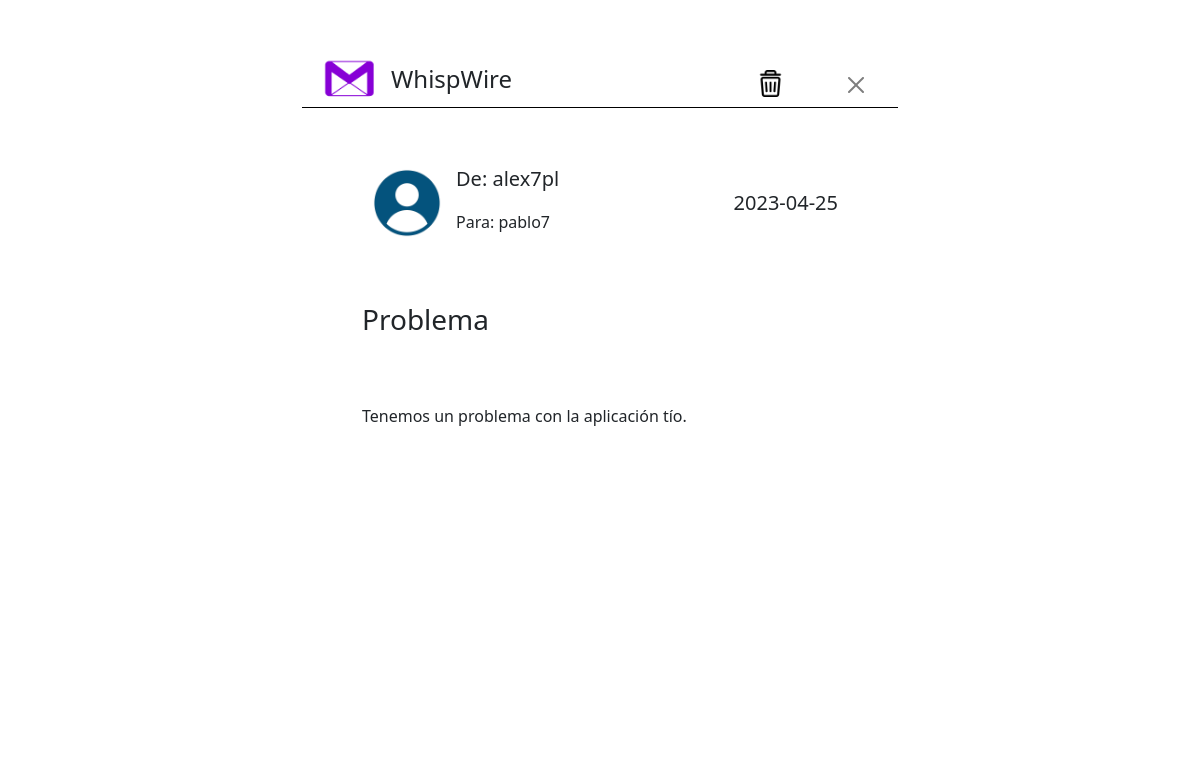
The app's page /code/correo.php?id=160 with its own data.
### tables this page shows
CREATE TABLE `mensajes` (
  `Id` int(6) NOT NULL,
  `Emisor` varchar(255) NOT NULL,
  `Receptor` varchar(255) NOT NULL,
  `Asunto` varchar(255) NOT NULL,
  `Mensaje` text NOT NULL,
  `Fecha` date NOT NULL,
  `Abierto` tinyint(1) NOT NULL
);

### code/funcionalidad.php (called while the page is built, shortened)
<?php
    function abrirMensajes($id, $marcarAbrir){
        $db = new mysqli('localhost', 'root', '', 'whispwire');
        $consultar = "SELECT * FROM `mensajes` WHERE `Id` = $id";
        $consulta = $db->query($consultar);
        $resultado = $consulta->fetch_assoc();
        return $resultado;
    }
?>

### code/correo.php (the view, shortened to what this page needs)
<!DOCTYPE html>
<html lang="en">
<head>
    <?php
      require 'funcionalidad.php';
      $idCorreo = $_GET['id'];
      $Abrir = $_GET['marcarAbrir'];
      $correo = abrirMensajes($idCorreo, $Abrir);
    ?>
    <link rel="stylesheet" type="text/css" href="../css/vist.css">
    <link href="https://cdn.jsdelivr.net/npm/bootstrap@5.3.0-alpha3/dist/css/bootstrap.min.css" rel="stylesheet">
</head>
<body>
  <div class="container-fluid">
    <div class="mt-3 row">
      <div class="container">
        <div class="bandejaCorreo">
          <div class="row align-items-center" id="navCorreo">
            <div class="col-md-auto col-lg-auto d-none d-md-block">
              <img src="../img/logo.png" class="img-fluid" alt="Logo" id="logo">
            </div>
            <div class="col-md-auto col-lg-auto">
              <h4 id="textoLogo">WhispWire</h4>
            </div>
            <div class="col align-self-end">
              <div class="d-flex justify-content-end align-items-end">
                <a href="borrarCorreo.php?id=<?php echo $idCorreo; ?>"><img src="../img/papelera.png" class="img-fluid" alt="papelera" id="papelera"></a>
                <div class="xCorreo">
                  <a href="bandejaDeEntrada.php?modo=recibidos"><button type="button" class="btn-close" aria-label="Close"></button></a>
                </div>
              </div>
            </div>
          </div>
          <div class="ms-5 container">
            <div class="mt-5 row align-items-center">
              <div class="col-md-auto col-lg-auto">
                <img src="../img/usuario.png" class="img-fluid" alt="Logo" id="imgUsuario">
              </div>
              <div class="mt-2 col-md-auto col-lg-auto">
                <p class="fs-5"><?php echo "De: ".$correo['Emisor']."<br>"; echo "<p>Para: ".$correo['Receptor']. "</p>"; ?></p>
              </div>
              <div class="me-5 col mt-3">
                <div class="me-5 d-flex justify-content-end align-items-end">
                <p class="fs-5" id="fechaCorreo"><?php echo $correo['Fecha'] ?></p>
                </div>
              </div>
            </div>
            <div class="mt-5 row align-items-center">
              <div class="col-md-auto col-lg-auto">
                <p class="fs-3"><?php echo $correo['Asunto']; ?></p>
              </div>
            </div>
            <div class="row align-items-center">
              <div class="col-sm-12 col-md-12 col-lg-12 col-xl-12">
                <div class="textoMensaje">
                  <p class="fs-6"><?php echo $correo['Mensaje']; ?></p>
                </div>
              </div>
            </div>
          </div>
        </div>
      </div>
    </div>
  </div>
</body>
</html>

### css/vist.css (style rules this page uses)
#logo { width: 55px; height: 55px; left: 10px; position: relative; }
#imgUsuario { width: 70px; height: 70px; left: 10px; position: relative; }
#papelera { width: 27px; height: 27px; margin-bottom: 10px; right: 60px; position: relative; }
#textoLogo { margin-top: 8px; position: relative; }
.bandejaCorreo { width: 50%; position: absolute; top: 50%; left: 50%; transform: translate(-50%, -50%); height: calc(100vh - 100px); overflow-y: auto; overflow-x: hidden; max-height: calc(100vh - 100px); background-color: white; border: 2px solid white; border-radius: 20px; }
.textoMensaje { max-width: 90%; max-height: 200px; white-space: pre-wrap; }
.xCorreo { margin-bottom: 8px; margin-right: 20px; }
#navCorreo { border-bottom: 1px solid black; margin-left: -2px; margin-right: -2px; }

### code/correo.php (style rules this page uses)
body { background-image: url("../img/fondoBandeja.jpg"); background-size: cover; }

### records on screen
mensajes: Emisor "alex7pl", Receptor "pablo7", Fecha "2023-04-25", Asunto "Problema", Mensaje "Tenemos un problema con la aplicación tío."
